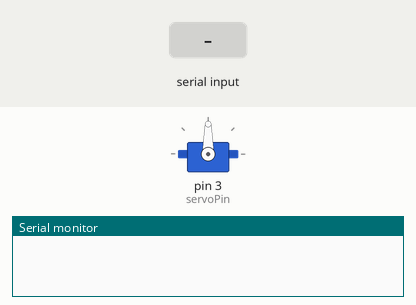
Bench run of a sketch on a simulated Arduino Uno, built with avr-gcc and run on an emulated ATmega328P. Shown: servo, the last lines printed to the serial monitor. The inputs (shaded band) are chosen by the test bench.

Above: at 1.2 s.
1.3 s: "30,150\n" received over Serial
At 3.3 s:
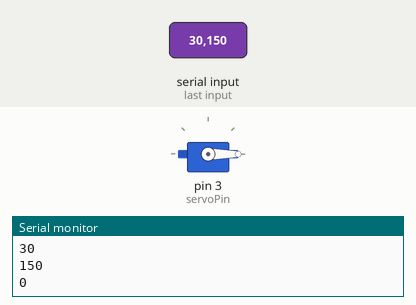
3.8 s: "90,45\n" received over Serial
At 4.4 s:
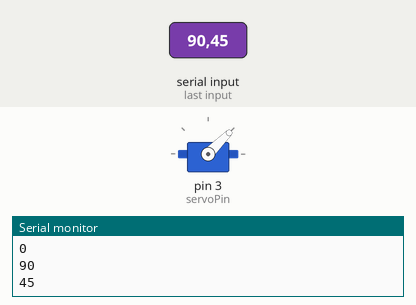
6.3 s: "200\n" received over Serial
At 7.1 s:
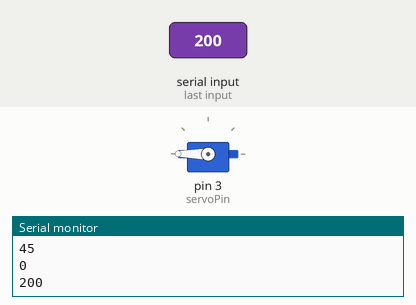
Timing chart, 0 to 9.3 s (numbered marks = the images above; inputs shaded):
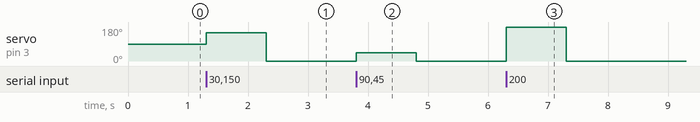

Measured:
- after the input at 1.3 s, servo on pin 3 (servoPin): 90° → 150° at once, → 0° 1.0 s later
- after the input at 3.8 s, servo on pin 3 (servoPin): 0° → 45° at once, → 0° 1.0 s later
- after the input at 6.3 s, servo on pin 3 (servoPin): 0° → 180° at once, → 0° 1.0 s later

The sketch:

kryservo_raspberrypi.ino
```cpp
/*
Program: Receive Integers From Raspberry Pi
File: receive_ints_from_raspberrypi.ino
Description: Receive integers from a Raspberry Pi
Author: Addison Sears-Collins
Website: https://automaticaddison.com
Date: July 5, 2020
*/

// Sluit die Servo library in
#include <Servo.h>

// Inisialiseer die heelgetal waardes
// Servo nul posisies
int servo_0_angle = 90;
int servo_1_angle = 0;
int servo_2_angle = 0;
int servo_3_angle = 0;
int servo_4_angle = 0;
int servo_5_angle = 0;

int sum = 0;


// Declare the Servo pin
int servoPin = 3;
// Create a servo object
Servo Servo1;
void setup() {
   // We need to attach the servo to the used pin number
   Servo1.attach(servoPin);

   // Set the baud rate
   Serial.begin(9600);
}


void loop(){

  if(Serial.available() > 0) {
    servo_0_angle = Serial.parseInt();
    //servo_1_angle = Serial.parseInt();
    //servo_2_angle = Serial.parseInt();
    //servo_3_angle = Serial.parseInt();
    //servo_4_angle = Serial.parseInt();
    //servo_5_angle = Serial.parseInt();

    // Compute a sum to prove we have integers
    //sum = servo_0_angle + servo_1_angle;

    // We do println to add a new line character '\n' at the end
    // of the comma-separated stream of integers
    Serial.println(servo_0_angle);
    Servo1.write(servo_0_angle);
    //Serial.print(servo_1_angle); Serial.print(",");
    //Serial.print(servo_2_angle); Serial.print(",");
    //Serial.print(servo_3_angle); Serial.print(",");
    //Serial.print(servo_4_angle); Serial.print(",");
    //Serial.print(servo_5_angle); Serial.print(",");
    //Serial.println(sum);
  }
}
```
